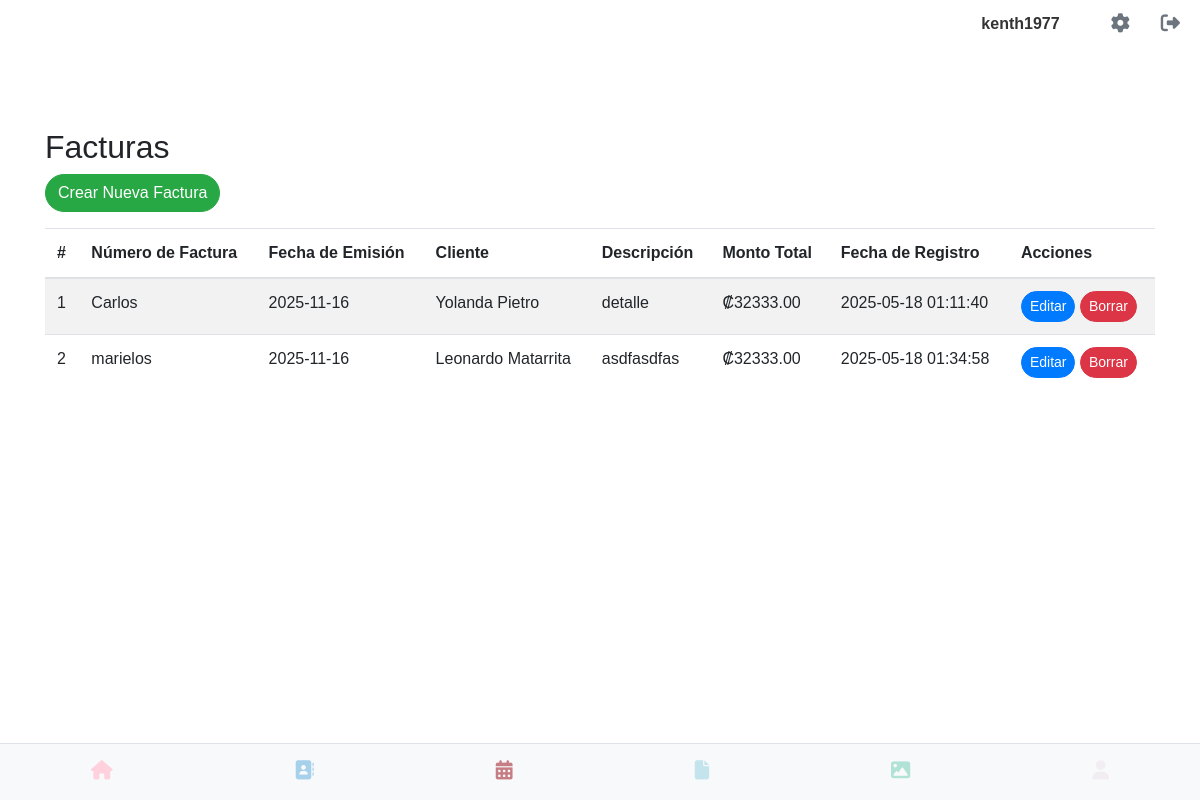
The app's page /ver_facturas (signed in), older data.
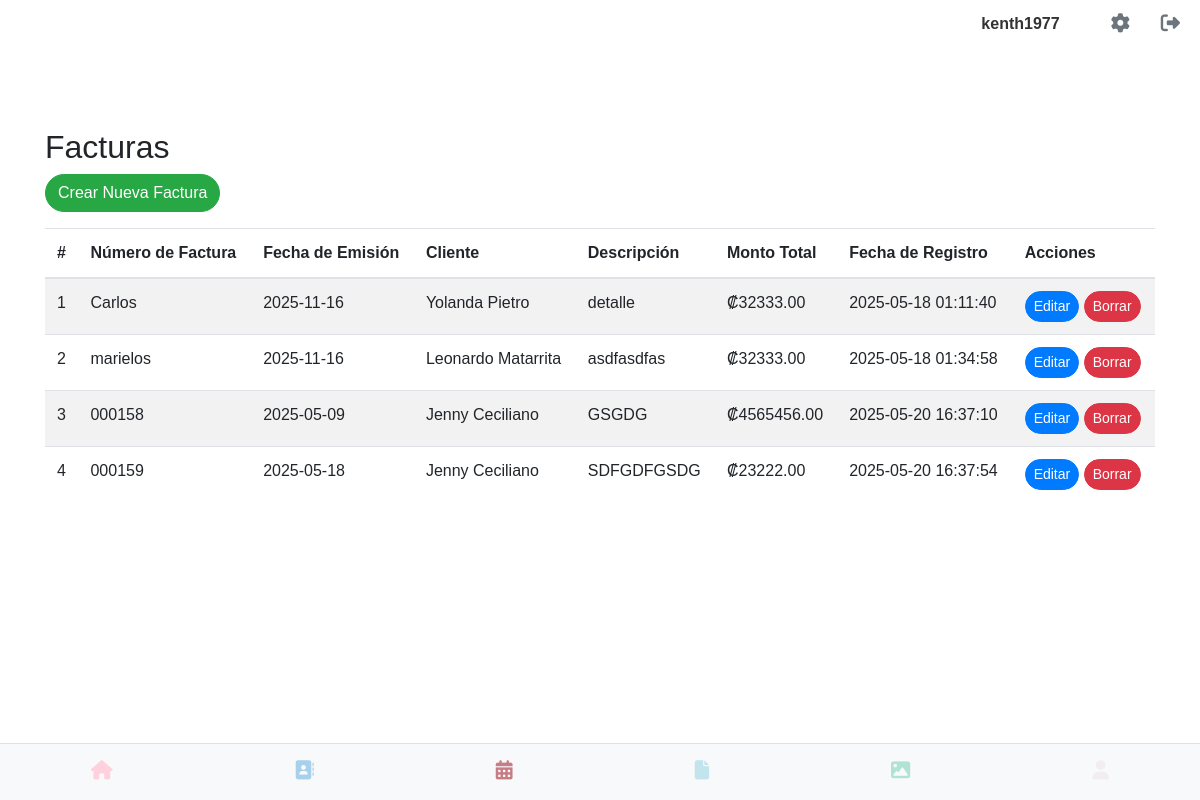
The same page, newer data.
### app.py (models this page shows, shortened)
class User(UserMixin, db.Model):
    __tablename__ = 'users'
    id = db.Column(db.Integer, primary_key=True)
    username = db.Column(db.String(80), unique=True, nullable=False)
    email = db.Column(db.String(120), unique=True, nullable=False)
    cedula = db.Column(db.String(20), unique=True, nullable=False)
    telefono = db.Column(db.String(20), nullable=False)
    password_hash = db.Column(db.String(128))
    image_filename = db.Column(db.String(255), nullable=True)
    @property
    def is_active(self):
        return True

class Factura(db.Model):
    __tablename__ = 'facturas'
    id = db.Column(db.Integer, primary_key=True)
    numero_factura = db.Column(db.String(100), unique=True, nullable=False)
    fecha_emision = db.Column(db.Date, nullable=False, default=datetime.utcnow)
    cliente_id = db.Column(db.Integer, db.ForeignKey('contacto.id'), nullable=False)
    cliente = db.relationship('Contacto', backref=db.backref('facturas', lazy=True))
    descripcion = db.Column(db.Text)
    monto_total = db.Column(db.Numeric(10, 2), nullable=False)
    fecha_registro = db.Column(db.DateTime, default=datetime.utcnow)
    usuario_id = db.Column(db.Integer, db.ForeignKey('users.id'), nullable=False)
    usuario = db.relationship('User', backref=db.backref('facturas', lazy=True))

class Contacto(db.Model):
    id = db.Column(db.Integer, primary_key=True)
    nombre = db.Column(db.String(100), nullable=False)
    primer_apellido = db.Column(db.String(100))
    segundo_apellido = db.Column(db.String(100))
    telefono = db.Column(db.String(20), nullable=False)
    movil = db.Column(db.String(20))
    email = db.Column(db.String(120))
    direccion = db.Column(db.String(200))
    actividad = db.Column(db.String(100))  # Corrección: Usando 'actividad' para el modelo
    tipo_actividad = db.Column(db.String(100)) # Manteniendo tipo_actividad si lo usas en el formulario
    nota = db.Column(db.Text)
    direccion_mapa = db.Column(db.String(255))
    avatar_path = db.Column(db.String(255)) # Para guardar la ruta del avatar
    fecha_ingreso = db.Column(db.DateTime, default=datetime.utcnow)
    usuario_id = db.Column(db.Integer, db.ForeignKey('users.id'), nullable=False)
    usuario = db.relationship('User', backref=db.backref('contactos', lazy=True))
    empresa = db.Column(db.String(100))
    sitio_web = db.Column(db.String(200))
    capacidad_persona = db.Column(db.String(20))
    participacion = db.Column(db.String(30))

### app.py (the view)
@app.route('/ver_facturas')
@login_required
def ver_facturas():
    facturas = Factura.query.filter_by(usuario_id=current_user.id).all()
    return render_template('ver_facturas.html', facturas=facturas, csrf_token=generate_csrf())

### app.py (called while the page is built)
@login_manager.user_loader
def load_user(user_id):
    return User.query.get(int(user_id))

### templates/ver_facturas.html (shortened to what this page needs)
{% extends 'base.html' %}
{% block content %}
<div class="container mt-5">
    <h2>Facturas</h2>
    <a href="{{ url_for('crear_factura') }}" class="btn btn-success mb-3 rounded-pill">Crear Nueva Factura</a>
    {% if facturas %}
        <table class="table table-striped">
            <thead>
                <tr>
                    <th>#</th>
                    <th>Número de Factura</th>
                    <th>Fecha de Emisión</th>
                    <th>Cliente</th>
                    <th>Descripción</th>
                    <th>Monto Total</th>
                    <th>Fecha de Registro</th>
                    <th>Acciones</th>
                </tr>
            </thead>
            <tbody>
                {% for factura in facturas %}
                <tr>
                    <td>{{ loop.index }}</td>
                    <td>{{ factura.numero_factura }}</td>
                    <td>{{ factura.fecha_emision.strftime('%Y-%m-%d') }}</td>
                    <td>{{ factura.cliente.nombre | title }} {{ factura.cliente.primer_apellido | title or '' }}</td>
                    <td>{{ factura.descripcion | default('', True) | truncate(50) }}</td>
                    <td>₡{{ "%.2f" | format(factura.monto_total | float) }}</td>
                    <td>{{ factura.fecha_registro.strftime('%Y-%m-%d %H:%M:%S') }}</td>
                    <td>
                        <a href="{{ url_for('editar_factura', id=factura.id) }}" class="btn btn-sm btn-primary rounded-pill">Editar</a>
                        <button type="button" class="btn btn-sm btn-danger rounded-pill borrar-factura-btn-swal"
                                data-factura-id="{{ factura.id }}"
                                data-factura-numero="{{ factura.numero_factura }}"
                                data-factura-cliente="{{ factura.cliente.nombre | title }} {{ factura.cliente.primer_apellido | title or '' }}">
                            Borrar
                        </button>
                    </td>
                </tr>
                {% endfor %}
            </tbody>
        </table>
    {% else %}
        <p>No hay facturas registradas.</p>
    {% endif %}
</div>
{% endblock %}

### templates/base.html (shortened to what this page needs)
<!DOCTYPE html>
<html lang="es">
<head>
    <link rel="stylesheet" type="text/css" href="{{ url_for('static', filename='css/main.css') }}">
    <link rel="stylesheet" href="https://cdn.jsdelivr.net/npm/sweetalert2@11/dist/sweetalert2.min.css">
</head>
<body>
	<div class="contactos-container">
    {% if current_user.is_authenticated %}
        <div class="top-right">
            <span class="username-display">{{ current_user.username }}</span>
            <a href="{{ url_for('perfil') }}" class="gear-icon"><i class="fas fa-cog"></i></a>
            <a href="{{ url_for('logout') }}" class="logout-icon"><i class="fas fa-sign-out-alt"></i></a>
        </div>
    {% endif %}
</div>
{% include "flash.html" %}
<div class="container-block margin-bottom-large">
    {% block content %}
    {% endblock %}
</div>
{% include "navbar.html" %}
</body>
</html>

### templates/flash.html (shortened to what this page needs)
<div class="container">
</div>

### templates/navbar.html
<nav class="magic-navbar">
    <div class="magic-nav-buttons">
        <div class="magic-nav-button">
            <a href="{{ url_for('index') }}">
                <i class="fas fa-home"></i>
            </a>
        </div>
        <div class="magic-nav-button">
            <a href="{{ url_for('listar_contacto') }}">
                <i class="fa-solid fa-address-book"></i>
            </a>
        </div>
        <div class="magic-nav-button">
            <a href="{{ url_for('calendario') }}">
                <i class="fa-solid fa-calendar-days"></i>
            </a>
        </div>
        <div class="magic-nav-button">
            <a href="{{ url_for('ver_facturas') }}">
                <i class="fa-solid fa-file"></i>
            </a>
        </div>
        <div class="magic-nav-button">
            <a href="#">
                <i class="fa-solid fa-image"></i>
            </a>
        </div>
        <div class="magic-nav-button">
            {% if current_user.is_authenticated %}
                <a href="#" style="pointer-events: none; opacity: 0.2;">
                    <i class="fas fa-user"></i>
                </a>
            {% else %}
                <a href="{{ url_for('login') }}">
                    <i class="fas fa-user"></i>
                </a>
            {% endif %}
        </div>
    </div>
</nav>

### static/css/navbar.css (style rules this page uses)
.magic-navbar { background-color: #f8f9fa; color: #343a40; padding: 0.5rem 0; position: fixed; bottom: 0; left: 0; width: 100%; z-index: 1000; border-top: 1px solid #dee2e6; }
.magic-nav-buttons { display: flex; justify-content: space-around; align-items: center; }
.magic-nav-button { flex-grow: 1; text-align: center; padding: 0.5rem 0; }
.magic-nav-button a { display: block; color: inherit; text-decoration: none; }
.magic-nav-button i { font-size: 1.2rem; margin-bottom: 0.2rem; }
.magic-nav-button:nth-child(1) i { color: #FFD1DC; }
.magic-nav-button:nth-child(2) i { color: #A7D1EB; }
.magic-nav-button:nth-child(3) i { color: #c67D84; }
.magic-nav-button:nth-child(4) i { color: #C3E4ED; }
.magic-nav-button:nth-child(5) i { color: #B0E3D5; }
.magic-nav-button:nth-child(6) i { color: #D8BFD8; }

### static/css/base.css (style rules this page uses)
body { font-family: sans-serif; margin: 0; }
.margin-bottom-large { margin-bottom: 250px; }
.container { width: 80%; margin: 20px auto; padding: 20px; }
.top-right { position: absolute; top: 10px; right: 20px; display: flex; align-items: center; }
.gear-icon, .logout-icon { font-size: 24px; text-decoration: none; color: #333; margin-left: 15px; }
.username-display { margin-right: 20px; font-weight: bold; color: #333; }

### static/css/perfil.css (style rules this page uses)
body { font-family: sans-serif; margin: 20px; }

### static/css/listar_contacto.css (style rules this page uses)
.contactos-container { font-family: Arial, sans-serif; color: #333; }
.contactos-container .top-right { display: flex; justify-content: flex-end; align-items: center; gap: 1rem; padding-bottom: 1rem; }
.contactos-container .username-display { font-weight: bold; }
.contactos-container .gear-icon, .contactos-container .logout-icon { color: #6c757d; font-size: 1.2rem; text-decoration: none; }

Row changes from the older to the newer data that the page shows:
added Factura: numero_factura "000158", fecha_emision "2025-05-09", cliente.nombre "Jenny", cliente.primer_apellido "Ceciliano", descripcion "GSGDG", monto_total "4565456.00", fecha_registro "2025-05-20 16:37:10"
added Factura: numero_factura "000159", fecha_emision "2025-05-18", cliente.nombre "Jenny", cliente.primer_apellido "Ceciliano", descripcion "SDFGDFGSDG", monto_total "23222.00", fecha_registro "2025-05-20 16:37:54"
